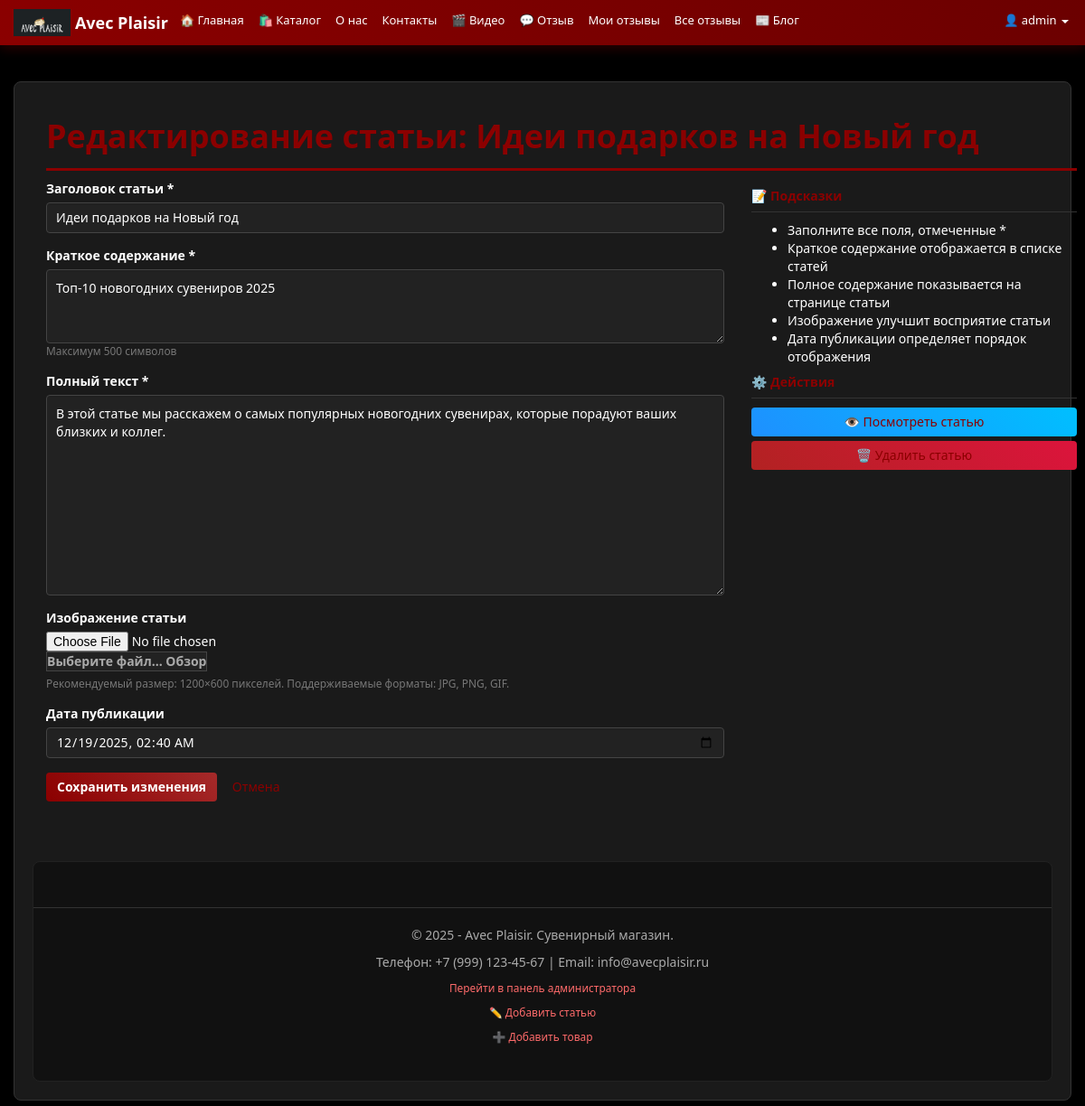
Page /blog/edit/2/ (signed in) on the committed database.
### app/models.py (models this page shows, shortened)
class BlogArticle(models.Model):
    title = models.CharField(max_length=200, verbose_name="Заголовок")
    short_content = models.TextField(max_length=500, verbose_name="Краткое содержание")
    full_content = models.TextField(verbose_name="Полное содержание")
    image = models.ImageField(
        upload_to='blog_images/',
        verbose_name="Изображение статьи",
        blank=True,
        null=True,
        help_text="Загрузите изображение для статьи (рекомендуемый размер: 1200x600)"
    )
    published_date = models.DateTimeField(default=timezone.now, verbose_name="Дата публикации")
    created_at = models.DateTimeField(auto_now_add=True, verbose_name="Дата создания")
    updated_at = models.DateTimeField(auto_now=True, verbose_name="Дата обновления")
    class Meta:
        verbose_name = "Статья блога"
        verbose_name_plural = "Статьи блога"
        ordering = ['-published_date']

### app/views.py (the view)
# urls.py: path('blog/edit/<int:article_id>/', edit_article, name='edit_article'),
@login_required
def edit_article(request, article_id):
    if not (request.user.is_staff or request.user.is_superuser):
        messages.error(request, 'У вас нет прав для редактирования статей.')
        return redirect('blog_list')
    article = get_object_or_404(BlogArticle, id=article_id)
    if request.method == 'POST':
        form = BlogArticleForm(request.POST, request.FILES, instance=article)
        if form.is_valid():
            form.save()
            messages.success(request, f'✅ Статья "{article.title}" успешно обновлена!')
            return redirect('blog_article_detail', article_id=article.id)
    else:
        form = BlogArticleForm(instance=article)
        if article.published_date:
            form.initial['published_date'] = article.published_date.strftime('%Y-%m-%dT%H:%M')
    return render(request, 'app/create_article.html', {
        'form': form,
        'article': article,
        'title': f'Редактирование статьи: {article.title}'
    })

### app/forms.py
class BlogArticleForm(forms.ModelForm):
    class Meta:
        model = BlogArticle
        fields = ['title', 'short_content', 'full_content', 'image', 'published_date']
        widgets = {
            'title': forms.TextInput(attrs={
                'class': 'form-control',
                'placeholder': 'Введите заголовок статьи'
            }),
            'short_content': forms.Textarea(attrs={
                'class': 'form-control',
                'rows': 3,
                'placeholder': 'Краткое содержание (максимум 500 символов)'
            }),
            'full_content': forms.Textarea(attrs={
                'class': 'form-control',
                'rows': 10,
                'placeholder': 'Полный текст статьи'
            }),
            'published_date': forms.DateTimeInput(attrs={
                'class': 'form-control',
                'type': 'datetime-local'
            }),
        }
        labels = {
            'title': 'Заголовок статьи',
            'short_content': 'Краткое содержание',
            'full_content': 'Полный текст',
            'image': 'Изображение статьи',
            'published_date': 'Дата публикации'
        }

### app/templates/app/create_article.html (shortened to what this page needs)
﻿{% extends "app/layout.html" %}
{% block content %}
<div class="container">
    <h1>{{ title }}</h1>
    <div class="row">
        <div class="col-md-8">
            <form method="post" enctype="multipart/form-data">
                <div class="form-group">
                    <label for="{{ form.title.id_for_label }}">{{ form.title.label }} *</label>
                    {{ form.title }}
                </div>
                <div class="form-group">
                    <label for="{{ form.short_content.id_for_label }}">{{ form.short_content.label }} *</label>
                    {{ form.short_content }}
                    <small class="form-text text-muted">Максимум 500 символов</small>
                </div>
                <div class="form-group">
                    <label for="{{ form.full_content.id_for_label }}">{{ form.full_content.label }} *</label>
                    {{ form.full_content }}
                </div>
                <div class="form-group">
                    <label for="{{ form.image.id_for_label }}">{{ form.image.label }}</label>
                    <div class="custom-file">
                        {{ form.image }}
                        <label class="custom-file-label" for="{{ form.image.id_for_label }}">
                            {% if article and article.image %}
                            Текущее: {{ article.image.name|slice:"12:" }}
                            {% else %}
                            Выберите файл...
                            {% endif %}
                        </label>
                    </div>
                    <small class="form-text text-muted">
                        Рекомендуемый размер: 1200×600 пикселей. Поддерживаемые форматы: JPG, PNG, GIF.
                    </small>
                </div>
                <div class="form-group">
                    <label for="{{ form.published_date.id_for_label }}">{{ form.published_date.label }}</label>
                    {{ form.published_date }}
                </div>
                <div class="form-group">
                    <button type="submit" class="btn btn-primary">
                        {% if article %}Сохранить изменения{% else %}Создать статью{% endif %}
                    </button>
                    <a href="{% if article %}{% url 'blog_article_detail' article.id %}{% else %}{% url 'blog_list' %}{% endif %}"
                       class="btn btn-secondary">
                    </a>
                </div>
            </form>
        </div>
        <div class="col-md-4">
            <div class="card">
                <div class="card-header">
                    <h5>📝 Подсказки</h5>
                </div>
                <div class="card-body">
                    <ul>
                        <li>Заполните все поля, отмеченные *</li>
                        <li>Краткое содержание отображается в списке статей</li>
                        <li>Полное содержание показывается на странице статьи</li>
                        <li>Изображение улучшит восприятие статьи</li>
                        <li>Дата публикации определяет порядок отображения</li>
                    </ul>
                </div>
            </div>
            {% if article %}
            <div class="card mt-3">
                <div class="card-header">
                    <h5>⚙️ Действия</h5>
                </div>
                <div class="card-body">
                    <a href="{% url 'blog_article_detail' article.id %}"
                       class="btn btn-info btn-block mb-2">
                        👁️ Посмотреть статью
                    </a>
                    <a href="{% url 'delete_article' article.id %}"
                       class="btn btn-danger btn-block"
                       onclick="return confirm('Удалить статью?')">
                        🗑️ Удалить статью
                    </a>
                </div>
            </div>
            {% endif %}
        </div>
    </div>
</div>
{% endblock %}

### app/templates/app/layout.html (shortened to what this page needs)
{% load static %}
<!DOCTYPE html>
<html lang="ru">
<head>
    <link href="https://cdn.jsdelivr.net/npm/bootstrap@3.4.1/dist/css/bootstrap.min.css" rel="stylesheet">
</head>
<body>
    <nav class="navbar navbar-inverse navbar-fixed-top">
        <div class="container">
            <div class="navbar-header">
                <a href="{% url 'home' %}" class="navbar-brand">
                    <img src="/static/app/images/logo.png" alt="Avec Plaisir">
                    Avec Plaisir
                </a>
            </div>
            <div class="navbar-collapse collapse">
                <ul class="nav navbar-nav">
                    <li><a href="{% url 'home' %}">🏠 Главная</a></li>
                    <li><a href="{% url 'catalog' %}">🛍️ Каталог</a></li>
                    <li><a href="{% url 'about' %}">О нас</a></li>
                    <li><a href="{% url 'contact' %}">Контакты</a></li>
                    <li><a href="{% url 'video_page' %}">🎬 Видео</a></li>
                    {% if user.is_authenticated %}
                    <li><a href="{% url 'feedback' %}">💬 Отзыв</a></li>
                    <li><a href="{% url 'my_feedbacks' %}">Мои отзывы</a></li>
                    {% endif %}
                    <li><a href="{% url 'feedback_list' %}">Все отзывы</a></li>
                    <li><a href="{% url 'blog_list' %}">📰 Блог</a></li>
                </ul>
                <ul class="nav navbar-nav navbar-right">
                    {% if user.is_authenticated %}
                    <li class="dropdown">
                        <a href="#" class="dropdown-toggle" data-toggle="dropdown" role="button" aria-haspopup="true" aria-expanded="false">
                            {% if user.username|length > 10 %}
                            👤 {{ user.username|slice:":8" }}..
                            {% else %}
                            👤 {{ user.username }}
                            {% endif %}
                            <span class="caret"></span>
                        </a>
                    </li>
                    {% else %}
                    <li><a href="{% url 'login' %}">🔑 Вход</a></li>
                    <li><a href="{% url 'register' %}">📝 Регистрация</a></li>
                    {% endif %}
                </ul>
            </div>
        </div>
    </nav>
    <div class="container body-content">
        {% block content %}{% endblock %}
        <footer>
            <hr />
            <p>&copy; {% now "Y" %} - Avec Plaisir. Сувенирный магазин.</p>
            <p>Телефон: +7 (999) 123-45-67 | Email: info@avecplaisir.ru</p>
            {% if user.is_staff or user.is_superuser %}
            <p><small><a href="/admin/">Перейти в панель администратора</a></small></p>
            <p><small><a href="{% url 'create_article' %}">✏️ Добавить статью</a></small></p>
            <p><small><a href="{% url 'create_product' %}">➕ Добавить товар</a></small></p>
            {% endif %}
        </footer>
    </div>
</body>
</html>

### app/templates/app/layout.html (style rules this page uses)
body { background-color: #000000 !important; color: #ffffff; font-family: 'Segoe UI', Tahoma, Geneva, Verdana, sans-serif; margin: 0; padding-top: 60px; min-height: 100vh; }
.navbar { background: linear-gradient(45deg, #8B0000, #6B0000) !important; border: none !important; box-shadow: 0 4px 12px rgba(139, 0, 0, 0.3); min-height: 50px; }
.navbar a { color: white !important; }
.navbar-brand { font-weight: bold; font-size: 18px; display: flex; align-items: center; padding: 8px 5px; }
.navbar-brand img { height: 30px; margin-right: 5px; }
.navbar-nav > li > a { font-weight: 500; transition: all 0.3s ease; border-radius: 4px; margin: 0 2px; padding: 12px 6px !important; font-size: 13px; white-space: nowrap; }
.navbar > .container { padding-left: 10px; padding-right: 10px; max-width: 100%; }
.container.body-content { background: #1a1a1a; color: #ffffff; padding: 20px; border-radius: 8px; box-shadow: 0 2px 20px rgba(0,0,0,0.5); margin-top: 10px; margin-bottom: 20px; min-height: 100px; border: 1px solid #333; }
.btn-primary { background: linear-gradient(45deg, #8B0000, #A52A2A) !important; border: none !important; color: white !important; font-weight: bold; transition: all 0.3s ease; }
.btn-info { background: linear-gradient(45deg, #1E90FF, #00BFFF) !important; border: none !important; }
.btn-danger { background: linear-gradient(45deg, #B22222, #DC143C) !important; border: none !important; }
footer { background: #111; border-top: 2px solid #8B0000; margin-top: 50px; padding: 30px 0; color: #aaa; text-align: center; border-radius: 8px; border: 1px solid #222; }
footer hr { border-color: #333; }
footer a { color: #ff6b6b !important; }
h1, h2, h3, h4, h5, h6 { color: #8B0000 !important; font-family: 'Segoe UI', Tahoma, Geneva, Verdana, sans-serif; font-weight: 600; border-bottom: 1px solid #333; padding-bottom: 10px; }
h1 { border-bottom: 3px solid #8B0000; padding-bottom: 15px; }
.body-content a { color: #8B0000; text-decoration: none; transition: all 0.3s ease; }
.form-control { background-color: #222; border: 1px solid #444; border-radius: 4px; padding: 10px; color: white; }

### app/templates/app/create_article.html (style rules this page uses)
.custom-file-label::after { content: "Обзор"; }
.form-group { margin-bottom: 1.5rem; }
.form-control, .custom-file-input { background-color: #222; border: 1px solid #444; color: white; }
.custom-file-label { background-color: #222; border: 1px solid #444; color: #aaa; }

### rows in the picture
BlogArticle: title "Идеи подарков на Новый год", short_content "Топ-10 новогодних сувениров 2025", full_content "В этой статье мы расскажем о самых популярных новогодних сувенирах, которые порадуют ваших близких и коллег.", published_date "12/19/2025 02:40"

### other values in the picture
{{ user.username }} "admin"
